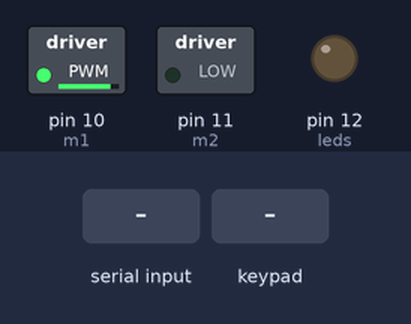
Bench run of a sketch on a simulated Arduino Uno, built with avr-gcc and run on an emulated ATmega328P. Shown: switched loads named in the sketch (green lamp = pin HIGH), output pins drawn as LEDs (lit = HIGH). Dashed ring = blinking. The inputs (shaded band) are chosen by the test bench. What the sketch prints to the serial monitor is not drawn.

Above: at 1.4 s.
1.5 s: "r" received over Serial
At 2.2 s:
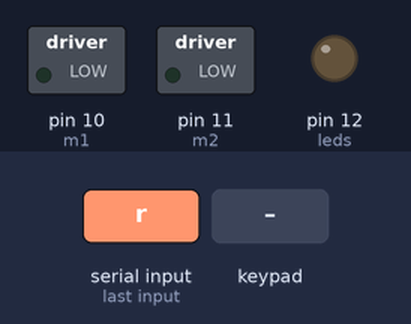
3.3 s: keypad keys 2 3 4 5 # pressed 0.4 s apart
At 3.75 s:
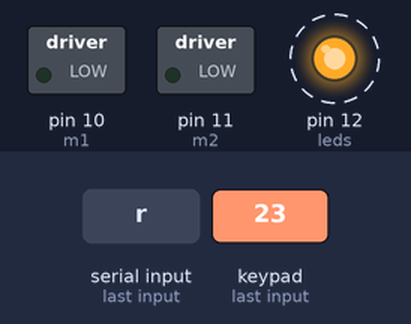
Timing chart, 0 to 8.6 s (numbered marks = the images above; inputs shaded):
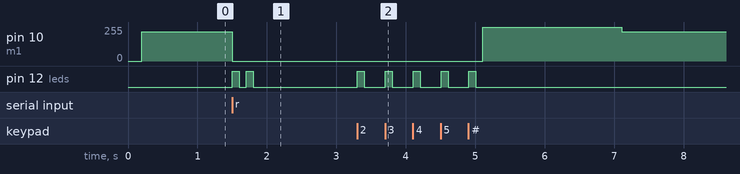

The sketch:

scanner_entry.ino
```cpp
/* Scanner entry
 *  The setup contains a motor attached to a conveyer belt, a 4x4 numpad
 *  and two leds red, green which are mutually opposite and operated using a single pin.
 *  The motor moves until it received any data from python script and stops when specific data is received.
 *  When received, it reads input from numpad and sends it back to script.
 *
 *  written 1 jul 2022
 *  by Ruthvik Kotapati
 */

#include <Keypad.h>               //Library to use numpad
const byte ROWS = 4;
const byte COLS = 4;

char keys[ROWS][COLS] = {         //Characters on 4x4 numpad
  {'1','2','3','A'},
  {'4','5','6','B'},
  {'7','8','9','C'},
  {'.','0','#','D'}
};

byte rowPins[ROWS] = {2, 3, 4, 5}; //R1,R2,R3,R4
byte colPins[COLS] = {6, 7, 8, 9}; //C1,C2,C3,C4

Keypad keypad = Keypad( makeKeymap(keys), rowPins, colPins, ROWS, COLS );

/*Pin declaration of motor of belt, led and
 * variables to store serial data and price entered through numpad.
 */

const int m1 = 10;
const int m2 = 11;
const int leds = 12;
char data = "";
String price = "";

void setup(){
  Serial.begin(9600);
  pinMode(m1, OUTPUT);
  pinMode(m2, OUTPUT);
  pinMode(leds, OUTPUT);
  delay(200);
}
/* Motor keeps moving in forward direction
 *  until serial message from python script is received, then
 *  read the data and if it is the byte 'r' then
 *  stop the motor by blinking the lights and
 *  call the function price_entry() before starting again and
 *  if the message received is not 'r' then keep moving forward
 *  repeat this indefinetly
 */
void loop(){
  forward();
  while(Serial.available() > 0){
    data = Serial.read();
    if(data == 'r'){
      rest();
      analogWrite(m1, 255);
      delay(2000);
    }
    forward();
  }
}
/* Two leds controlled using single pin
 *  so if pin goes high red led is on and green is off and
 *  if pin is low green led is on and red is off
 */
void proc(){
  digitalWrite(leds, HIGH);
  delay(100);
  digitalWrite(leds, LOW);
  delay(100);
}
void forward(){
  analogWrite(m1, 220);
  analogWrite(m2, 0);
  digitalWrite(leds, LOW);
}
void rest(){
  digitalWrite(m1, LOW);
  digitalWrite(m2, LOW);
  proc();
  proc();
  price_entry();
}

/* When the motor is stopped then start reading the pins
 *  from numpad and read each character entered and
 *  if any key is entered then blink the lights and
 *  add the key to string and if the key is '#' the break out of loop
 * and show the string added until now i.e
 * if 3589# is entered one by one then after entering # loop breaks and prints 3589.
 * The .print is read and decoded by python only.
 */
void price_entry(){
  while(true){
    char key = keypad.getKey();
    if(key){
      proc();
      if(key == '#'){
        break;
      }
      price+= key;
    }
  }
  Serial.print(price);
  price = "";
}
```

Measured:
- after the input at 1.5 s, pin 10 (m1): 220/255 → 0/255 at once; pin 12 (leds): alternates HIGH for 0.10 s and LOW for 0.10 s, 4 changes in all, then stays LOW, starting at once
- after the input at 3.3 s, pin 10 (m1): 0/255 → 255/255 after 1.8 s, → 220/255 2.0 s later; pin 12 (leds): alternates HIGH for 0.10 s and LOW for 0.30 s, 10 changes in all, then stays LOW, starting at once
